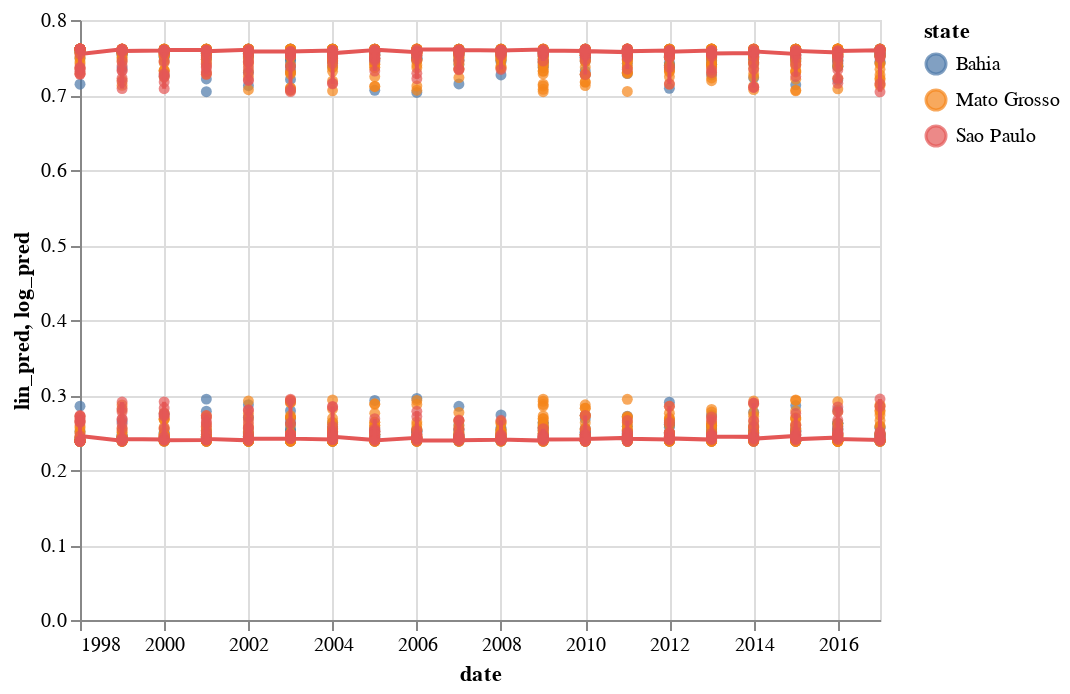

Source (notebook cell):
### Code cell
linear=alt.Chart(df_sub).mark_circle().encode(
    x="date",
    y="lin_pred",
    color="state:N",
    tooltip=["number", "date"]
)
log=alt.Chart(df_sub).mark_circle().encode(
    x="date",
    y="log_pred",
    color="state:N",
    tooltip=["number", "date"]
)
#below is focuses on the state Sao Paulo
linear1=alt.Chart(df_sub2).mark_line().encode(
    x="date",
    y="lin_pred",
    color="state",
    tooltip=["number", "date"]
)
log1=alt.Chart(df_sub2).mark_line().encode(
    x="date",
    y="log_pred",
    color="state:N",
    tooltip=["number", "date"]
)


linear+log+linear1+log1

### Figure 1 — Vega-Lite specification as saved in the notebook (floating-point values rounded to 4 significant figures; data arrays with more than 128 entries replaced by an {"elided": "..."} marker saying what was removed)
{"config": {"view": {"continuousWidth": 400, "continuousHeight": 300}}, "layer": [{"mark": "circle", "encoding": {"color": {"field": "state", "type": "nominal"}, "tooltip": [{"field": "number", "type": "quantitative"}, {"field": "date", "type": "temporal"}], "x": {"field": "date", "type": "temporal"}, "y": {"field": "lin_pred", "type": "quantitative"}}}, {"mark": "circle", "encoding": {"color": {"field": "state", "type": "nominal"}, "tooltip": [{"field": "number", "type": "quantitative"}, {"field": "date", "type": "temporal"}], "x": {"field": "date", "type": "temporal"}, "y": {"field": "log_pred", "type": "quantitative"}}}, {"data": {"name": "data-f00172382dc7c952628db769f7f82fcd"}, "mark": "line", "encoding": {"color": {"field": "state", "type": "nominal"}, "tooltip": [{"field": "number", "type": "quantitative"}, {"field": "date", "type": "temporal"}], "x": {"field": "date", "type": "temporal"}, "y": {"field": "lin_pred", "type": "quantitative"}}}, {"data": {"name": "data-f00172382dc7c952628db769f7f82fcd"}, "mark": "line", "encoding": {"color": {"field": "state", "type": "nominal"}, "tooltip": [{"field": "number", "type": "quantitative"}, {"field": "date", "type": "temporal"}], "x": {"field": "date", "type": "temporal"}, "y": {"field": "log_pred", "type": "quantitative"}}}], "data": {"name": "data-f5daab990392d651aeaed2896e34ee6d"}, "$schema": "https://vega.github.io/schema/vega-lite/v4.17.0.json", "datasets": {"data-f5daab990392d651aeaed2896e34ee6d": {"elided": "956 records"}, "data-f00172382dc7c952628db769f7f82fcd": {"elided": "239 records"}}}
